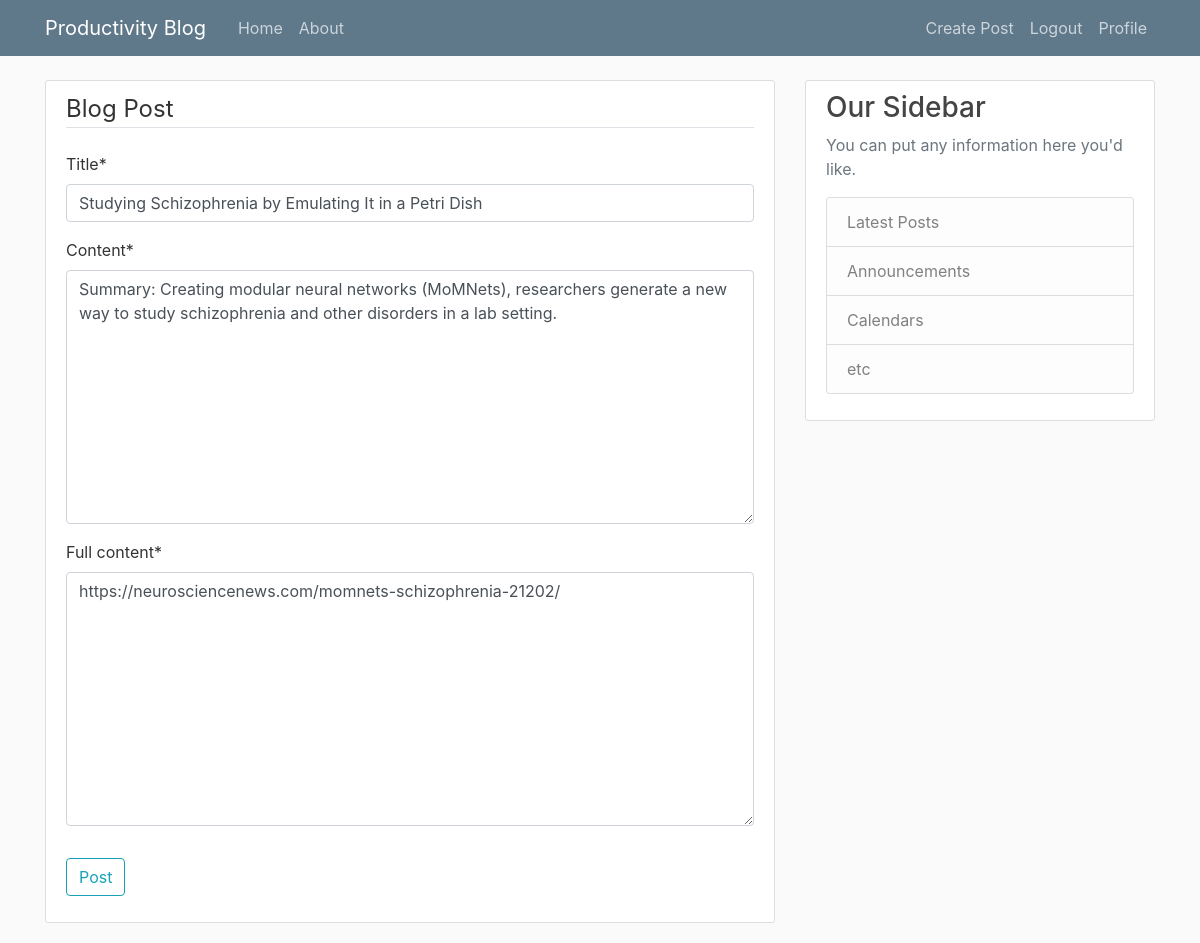
The app's page /post/9/update/ (signed in) with its own data.
### blog/models.py (models this page shows, shortened)
class Post(models.Model):
    title = models.CharField(max_length=200)
    content = models.TextField(max_length=250)
    full_content = models.TextField(null=True)
    date_posted = models.DateTimeField(default=timezone.now)
    author = models.ForeignKey(User, on_delete=models.CASCADE)

### blog/views.py (the view)
# urls.py: path('post/<int:pk>/update/', views.PostUpdateView.as_view(), name='post_update'),
class PostUpdateView(LoginRequiredMixin,UserPassesTestMixin,UpdateView):
       model = Post
       fields =['title', 'content', 'full_content']
       template_name = 'blog/post_create.html'
       def test_func(self):
              post = self.get_object()
              if self.request.user == post.author:
                     return True
              return False

### blog/templates/blog/post_create.html (shortened to what this page needs)
{% extends "blog/base.html" %}
{% load crispy_forms_tags %}
{% block content%}
<div class="content-section">
<form method="POST">
    <fieldset class="form-group"><legend class="border-bottom mb-4">Blog Post</legend>
        {{form|crispy}}
    </fieldset>
    <div class="form-group">
        <button class="btn btn-outline-info" type="submit">Post</button>
    </div>
</form>
</div>
{% endblock content %}

### blog/static/blog/main.css (style rules this page uses)
body { background: #fafafa; color: #333333; margin-top: 5rem; }
.content-section { background: #ffffff; padding: 10px 20px; border: 1px solid #dddddd; border-radius: 3px; margin-bottom: 20px; }

### records on screen
Post: title "Studying Schizophrenia by Emulating It in a Petri Dish", content "Summary: Creating modular neural networks (MoMNets), researchers generate a new way to study schizophrenia and other disorders in a lab setting.", full_content "https://neurosciencenews.com/momnets-schizophrenia-21202/"
